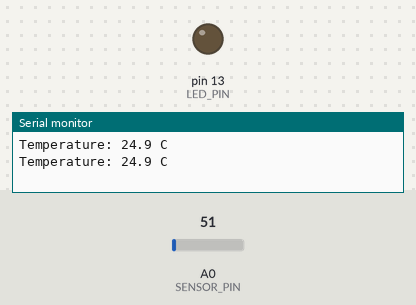
A sketch run on a simulated Arduino Uno, built with avr-gcc and run on an emulated ATmega328P. On the bench: output pins drawn as LEDs (lit = HIGH), the last lines printed to the serial monitor. Inputs (shaded band) come from the test bench; at power-on: A0 (SENSOR_PIN) = 51.

Above: at 1.2 s.
1.3 s: A0 (SENSOR_PIN) set to 65
At 2.8 s:
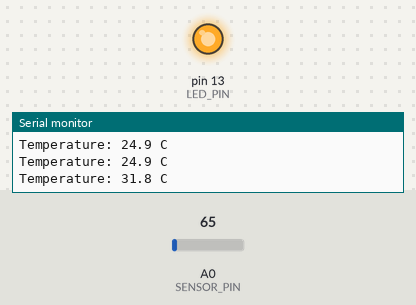
3.6 s: A0 (SENSOR_PIN) set to 61
At 4.6 s:
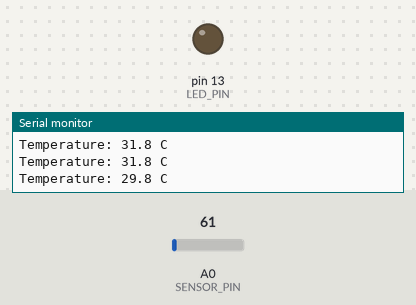
5.7 s: A0 (SENSOR_PIN) set to 71
At 7.5 s:
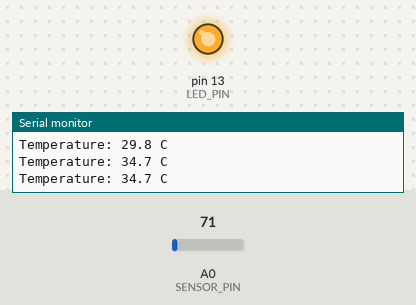
Timing chart, 0 to 9.0 s (numbered marks = the images above; inputs shaded):
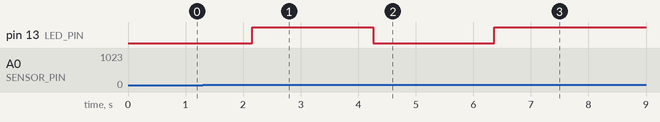

Measured:
- the behaviour switches between 61 and 62 on A0 (SENSOR_PIN) (found by bisection; images 0 and 1)
- after the input at 1.3 s, pin 13 (LED_PIN): LOW → HIGH after 0.86 s
- after the input at 3.6 s, pin 13 (LED_PIN): HIGH → LOW after 0.66 s
- after the input at 5.7 s, pin 13 (LED_PIN): LOW → HIGH after 0.66 s

The sketch:

07_temperature_station.ino
```cpp
/*
  المشروع 7: محطة قياس درجة الحرارة (LM35)
  كتاب: 38 مشروع في شهر — لؤي النصري (@robotlouay)

  التوصيل (LM35 والوجه المسطح نحوك: من اليسار إلى اليمين):
    VCC → 5V     Vout → A0     GND → GND
    LED تحذيري ← 220Ω ← Pin 13
  (نسخة DHT11 في آخر الملف كتعليق)
*/

const int SENSOR_PIN = A0;
const int LED_PIN    = 13;
const float LIMIT_C  = 30.0;   // حد التحذير بالدرجة المئوية

void setup() {
  Serial.begin(9600);
  pinMode(LED_PIN, OUTPUT);
}

void loop() {
  // متوسط 10 قراءات لتقليل التشويش
  long sum = 0;
  for (int i = 0; i < 10; i++) { sum += analogRead(SENSOR_PIN); delay(5); }
  float voltage = (sum / 10.0) * (5.0 / 1023.0);
  float tempC   = voltage * 100.0;      // LM35: كل 10mV = 1°C

  Serial.print("Temperature: ");
  Serial.print(tempC, 1);
  Serial.println(" C");

  digitalWrite(LED_PIN, tempC > LIMIT_C ? HIGH : LOW);
  delay(1000);
}

/*
  ---- نسخة DHT11 (ثبّت مكتبة "DHT sensor library" من Adafruit) ----
  #include <DHT.h>
  DHT dht(2, DHT11);            // دبوس البيانات → Pin 2 + مقاومة 10kΩ إلى 5V
  void setup(){ Serial.begin(9600); dht.begin(); pinMode(13, OUTPUT); }
  void loop(){
    float t = dht.readTemperature();
    float h = dht.readHumidity();
    if (isnan(t)) { Serial.println("DHT error"); delay(2000); return; }
    Serial.print(t); Serial.print(" C  "); Serial.print(h); Serial.println(" %");
    digitalWrite(13, t > 30 ? HIGH : LOW);
    delay(2000);                // DHT11 يحتاج ثانيتين بين القراءات
  }
*/
```
